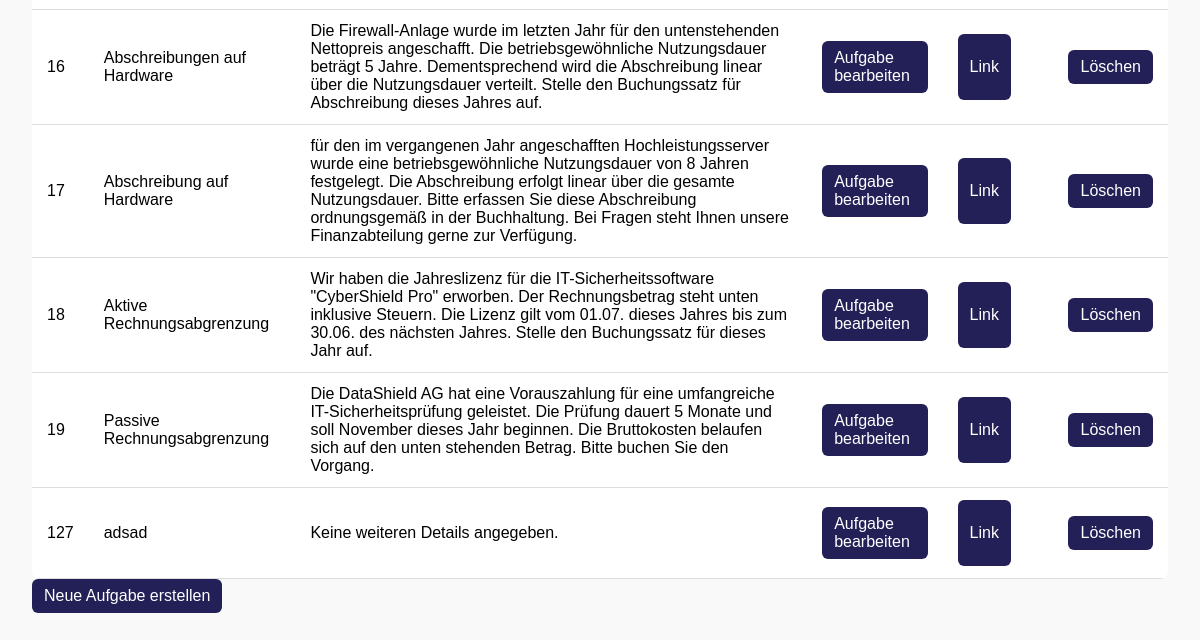
/posts/aufgaben/ (signed in, lower part), run on an earlier commit of the app's database.
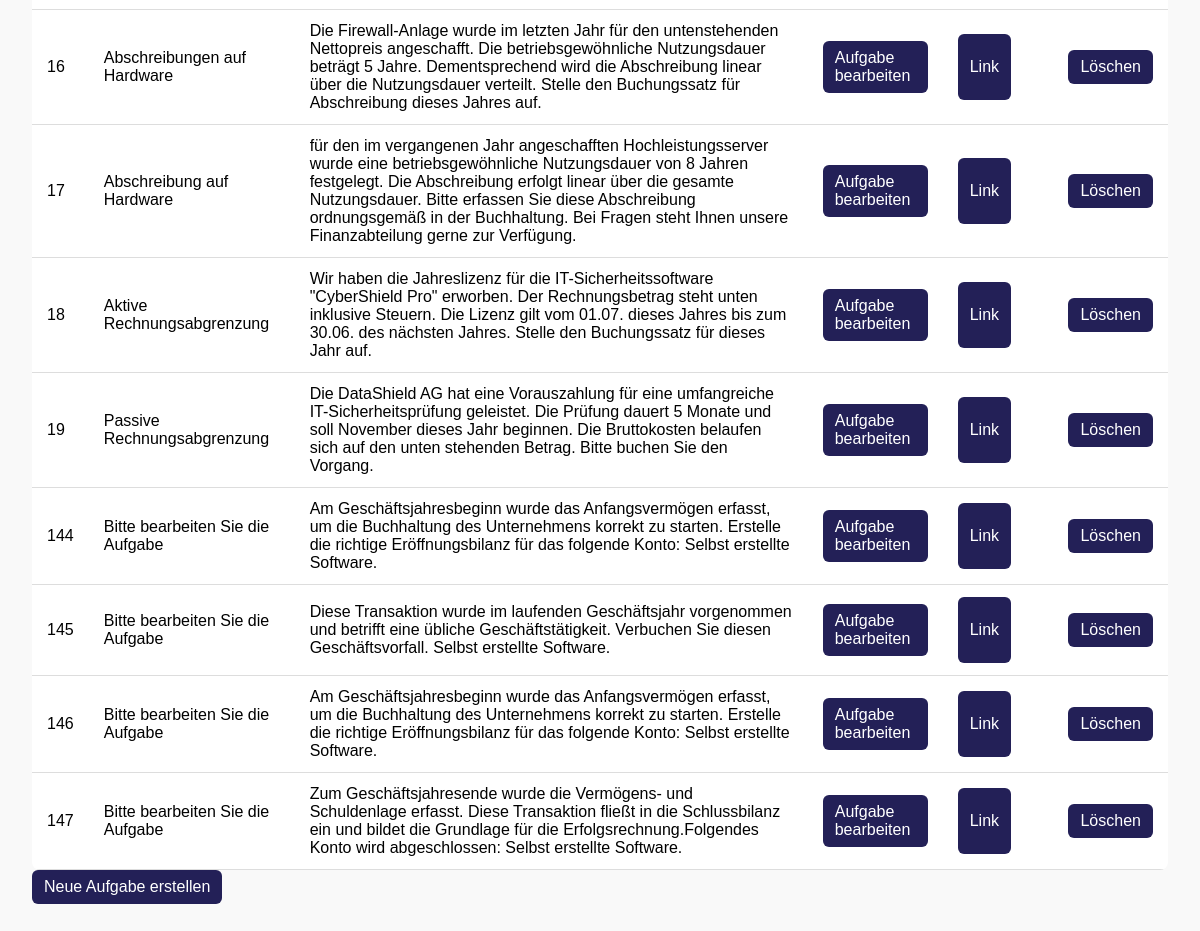
And on a later commit of the database.
### posts/models.py (models this page shows, shortened)
class Aufgabe_neu(models.Model):
    RECHNUNGSTYPEN = [
        ('eingehend', 'Eingehende Rechnung'),
        ('ausgehend', 'Ausgehende Rechnung'),
        ('intern', 'Interner Vorgang'),
    ]
    unternehmen_kategorie = models.ForeignKey(Unternehmen, on_delete=models.CASCADE)
    fragentyp = models.ForeignKey(Aufgabenkategorie,null=True, on_delete=models.CASCADE)
    ersteller = models.IntegerField(null=True, blank=True)
    unterkategorie = models.IntegerField(null = True, blank=True, default = 1)
    fragentyp_text = models.CharField(null = True,max_length=255)
    mailtext = models.TextField()
    frage = models.TextField(null=True,default="Dieses Feld kann gelöscht werden")
    nutzungsdauer = models.IntegerField(null=True, blank=True)
    feedback_konto_falsch = models.TextField(null=True, blank=True, help_text="Feedback, wenn ein falsches Konto gewählt wurde.")
    feedback_betrag_falsch = models.TextField(null=True, blank=True, help_text="Feedback, wenn der Betrag falsch ist.")
    eigene_ansicht = models.TextField(blank=True, null=True, default='Secure Net\nTreskowallee 8\n10318 Berlin')
    rechnungsnummer = models.CharField(max_length=50, blank=True, null=True, default='RE-00001')
    datum = models.DateField(blank=True, null=True, auto_now_add=True)
    rechnungsbetrag = models.DecimalField(max_digits=10, decimal_places=2, blank=True, null=True, default=0.00)
    zahlweise = models.CharField(max_length=255, blank=True, null=True)
    verabschiedung = models.TextField(blank=True, null=True, default='Mit freundlichen Grüßen\nIhr Unternehmen')
    kontakt = models.TextField(blank=True, null=True, default='Tel: 01234 567890\nE-Mail: info@unternehmen.de')
    beschreibung = models.TextField(blank=True, null=True, default='Keine weiteren Details angegeben.')
    rechnungstyp = models.CharField(max_length=20, choices=RECHNUNGSTYPEN, default='intern')
    aufgabeninfo = models.TextField(null=True, blank=True, help_text="Optionaler Informationstext zur Aufgabe (HTML erlaubt).")

### posts/views.py (the view)
    def _wrapped_view_func(request, *args, **kwargs):
        if request.user.is_authenticated and (request.user.role == 'teacher' or request.user.is_superuser):
            return view_func(request, *args, **kwargs)
        else:
            return HttpResponse(f'Fehlende Berechtigung <br><a href="{reverse("index")}">Zurück zur Startseite</a>')

### posts/views.py (called while the page is built)
def lehrkraft_required(view_func):
    def _wrapped_view_func(request, *args, **kwargs):
        if request.user.is_authenticated and (request.user.role == 'teacher' or request.user.is_superuser):
            return view_func(request, *args, **kwargs)
        else:
            return HttpResponse(f'Fehlende Berechtigung <br><a href="{reverse("index")}">Zurück zur Startseite</a>')
    return _wrapped_view_func

@lehrkraft_required
def aufgaben_verwalten(request):
    if request.user.is_superuser:
        aufgaben = Aufgabe_neu.objects.all()
    else:
        aufgaben = Aufgabe_neu.objects.filter(Q(ersteller=request.user.id) | Q(ersteller=1))
    return render(request, 'posts/aufgaben_verwalten.html', {'aufgaben': aufgaben})

### posts/templates/posts/aufgaben_verwalten.html (shortened to what this page needs)
{% extends 'master_layout.html' %}
{% load static %}
{% block css %}
    <link rel="stylesheet" href="{% static 'css/rechnungsübersicht.css' %}">
{% endblock %}
{% block content %}
{% if aufgaben %}
    <table class="table">
        <tbody>
            {% for aufgabe in aufgaben %}
                <tr>
                    <td>{{ aufgabe.id }}</td>
                    <td>{{ aufgabe.fragentyp_text }}</td>
                    <td>{{ aufgabe.beschreibung|default:"Keine Beschreibung" }}</td>
                    <td>
                        <a href="{% url 'posts:aufgabe_bearbeiten' aufgabe.id %}" class="btn">
                           Aufgabe bearbeiten
                        </a>
                    </td>
                    <td>
                        <a href="{% url 'posts:rechnung_detail' aufgabe.id %}" class="btn">
                            <p>Link</p>
                        </a>
                    </td>
                    {% if aufgabe.ersteller == request.user.id or request.user.is_superuser %}
                    <td>
                        <a href="{% url 'posts:aufgabe_loeschen' aufgabe.id %}"
                           class="btn btn-danger"
                           onclick="return confirm('Soll diese Aufgabe wirklich gelöscht werden?');">
                           Löschen
                        </a>
                    </td>
                    {% endif %}
                </tr>
            {% endfor %}
        </tbody>
    </table>
{% else %}
    <p>Keine Aufgaben vorhanden.</p>
{% endif %}
<a href="{% url 'posts:aufgabe_erstellen' %}" class="btn btn-secondary">Neue Aufgabe erstellen</a>
{% endblock %}

What changed in the data, as far as the page shows it:
removed Aufgabe_neu: id "127", fragentyp_text "adsad", beschreibung "Keine weiteren Details angegeben.", ersteller "Löschen"
added Aufgabe_neu: id "144", fragentyp_text "Bitte bearbeiten Sie die Aufgabe", beschreibung "Am Geschäftsjahresbeginn wurde das Anfangsvermögen erfasst, um die Buchhaltung des Unternehmens korrekt zu starten. Erstelle die richtige Eröffnungsbilanz für das folgende Konto: Selbst erstellte Software.", ersteller "Löschen"
added Aufgabe_neu: id "145", fragentyp_text "Bitte bearbeiten Sie die Aufgabe", beschreibung "Diese Transaktion wurde im laufenden Geschäftsjahr vorgenommen und betrifft eine übliche Geschäftstätigkeit. Verbuchen Sie diesen Geschäftsvorfall. Selbst erstellte Software.", ersteller "Löschen"
added Aufgabe_neu: id "146", fragentyp_text "Bitte bearbeiten Sie die Aufgabe", beschreibung "Am Geschäftsjahresbeginn wurde das Anfangsvermögen erfasst, um die Buchhaltung des Unternehmens korrekt zu starten. Erstelle die richtige Eröffnungsbilanz für das folgende Konto: Selbst erstellte Software.", ersteller "Löschen"
added Aufgabe_neu: id "147", fragentyp_text "Bitte bearbeiten Sie die Aufgabe", beschreibung "Zum Geschäftsjahresende wurde die Vermögens- und Schuldenlage erfasst. Diese Transaktion fließt in die Schlussbilanz ein und bildet die Grundlage für die Erfolgsrechnung.Folgendes Konto wird abgeschlossen: Selbst erstellte Software.", ersteller "Löschen"
